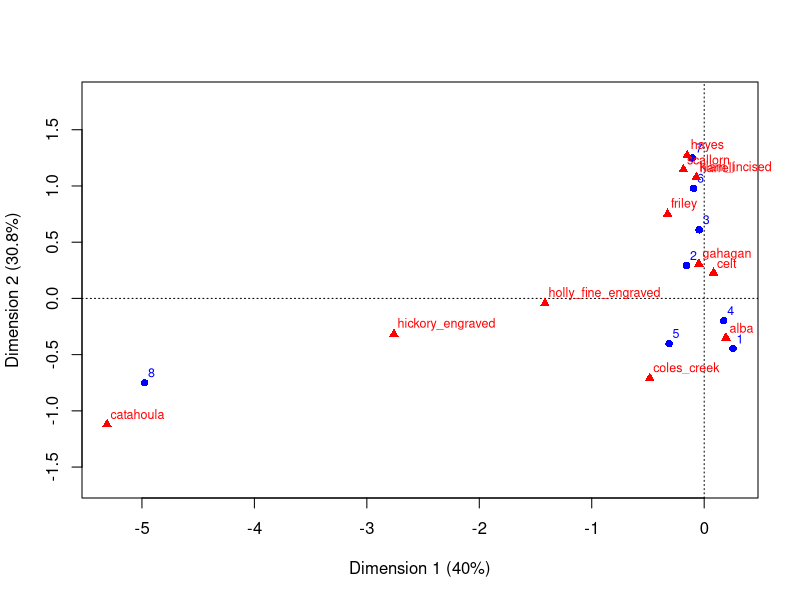

Recreate this plot in R. (Note: this script raises an error after producing the figure.)

data <- read.csv("gahagan-diagnostics.csv")
data$context <- as.character(data$context)
save(data, file="gahagan.RData")
table(data$com)
rowSums(data[, 3:14])
colSums(data[, 3:14])
gt4 <- rowSums(data[, 3:14]) > 3
data.sub <- data[gt4, ]
save(data.sub, file="gahagan.sub.RData")

library(ca)
data.sub.ca <- ca(data.sub[, 3:14])
plot.ca(data.sub.ca, cex=.75)

library(vegan)
data.sub.dec <- decorana(data.sub[, 3:14])
plot(data.sub.dec, display="contexts", type="text")

library(plotrix)
rowlbl <- data.sub$context
idx <- order(data.sub.ca$rowcoord[, 1])
data.sub.pct <- prop.table(as.matrix(data.sub[, 3:14]), 1) * 100
battleship.plot(data.sub.pct[idx, ], cex.labels = .75, maxxspan=.75,
                yaxlab=rowlbl[idx], col="lightblue")

idx2 <- rev(order(data.sub.dec$rproj[, 1]))
battleship.plot(data.sub.pct[idx2, ], cex.labels = .75, maxxspan=.75,
                yaxlab=rowlbl[idx2], col="gray")
plot(idx, idx2, pch=16)
abline(a=0, b=1)
